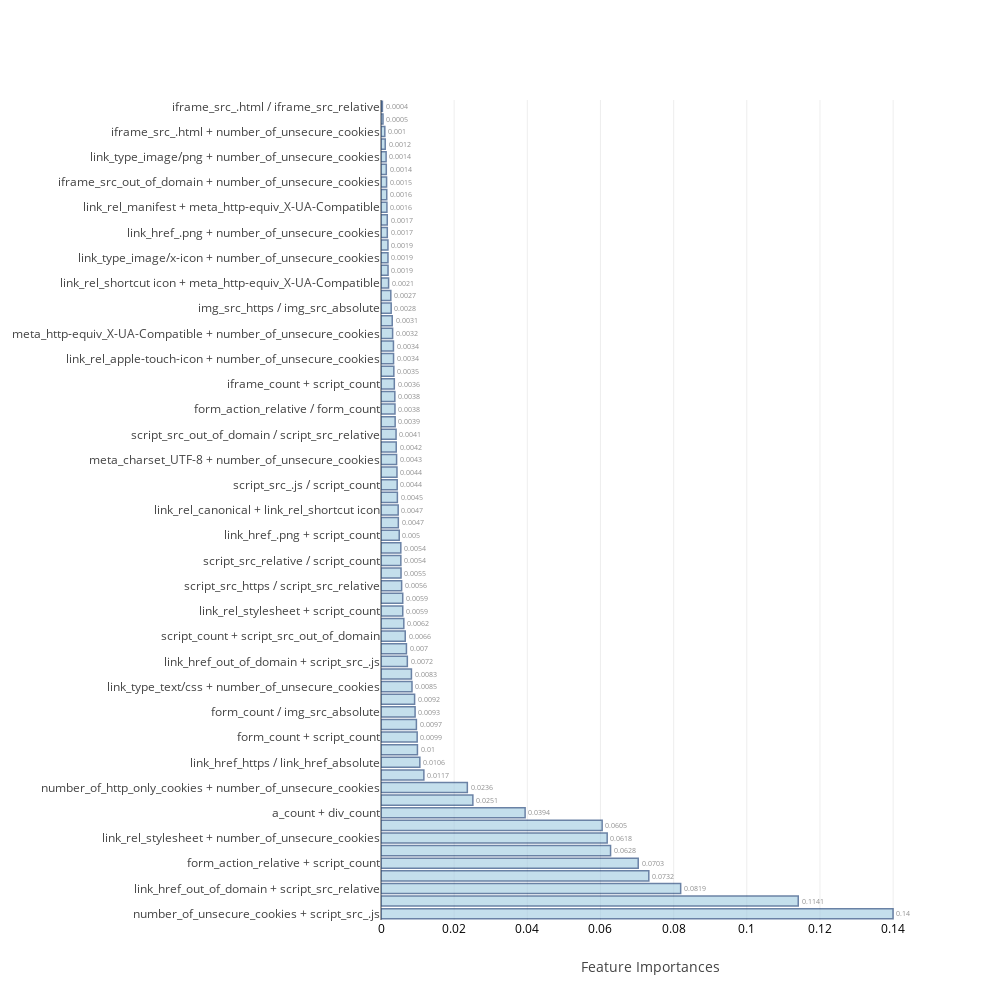

Notebook source saved alongside this figure:
### Code cell
feat_imp=[None]*4
j=0
for i in range(0,8):
    if i>=2 and i<=5:
        model,cm_train,cm_test,acc_train,acc_test,roc_auc,feat_imp[j]=f[i](X_train,Y_train,X_test,Y_test,feature_name)
        j=j+1
    else:
        model,cm_train,cm_test,acc_train,acc_test,roc_auc=f[i](X_train,Y_train,X_test,Y_test)
    table_80_60_train.loc[i]=   ([acc_train,cm_train.TP,cm_train.TN,cm_train.FP,cm_train.FN,cm_train.FPR,cm_train.FNR])
    table_80_60_test.loc[i] =   ([acc_test ,cm_test.TP, cm_test.TN, cm_test.FP, cm_test.FN, cm_test.FPR, cm_test.FNR,roc_auc])
    print("\n")

### Figure 1 — Plotly figure (JSON) as saved in the notebook; plotly's stock layout.template omitted (floating-point values rounded to 4 significant figures)
{"data": [{"marker": {"color": "rgb(158,202,225)", "line": {"color": "rgb(8,48,107)", "width": 1.5}}, "opacity": 0.6, "orientation": "h", "text": [0.14, 0.1141, 0.0819, 0.0732, 0.0703, 0.0628, 0.0618, 0.0605, 0.0394, 0.0251, 0.0236, 0.0117, 0.0106, 0.01, 0.0099, 0.0097, 0.0093, 0.0092, 0.0085, 0.0083, 0.0072, 0.007, 0.0066, 0.0062, 0.0059, 0.0059, 0.0056, 0.0055, 0.0054, 0.0054, 0.005, 0.0047, 0.0047, 0.0045, 0.0044, 0.0044, 0.0043, 0.0042, 0.0041, 0.0039, 0.0038, 0.0038, 0.0036, 0.0035, 0.0034, 0.0034, 0.0032, 0.0031, 0.0028, 0.0027, 0.0021, 0.0019, 0.0019, 0.0019, 0.0017, 0.0017, 0.0016, 0.0016, 0.0015, 0.0014, 0.0014, 0.0012, 0.001, 0.0005, 0.0004], "textposition": "outside", "type": "bar", "uid": "eaf74a3e-8d86-49bc-83e9-1f0d1f829777", "x": [0.14, 0.1141, 0.08192, 0.07321, 0.07031, 0.06276, 0.06183, 0.06046, 0.0394, 0.02511, 0.0236, 0.01172, 0.01062, 0.009959, 0.009889, 0.009678, 0.009318, 0.009186, 0.008471, 0.008318, 0.007197, 0.006954, 0.006623, 0.006238, 0.005948, 0.005942, 0.00564, 0.005475, 0.005427, 0.005418, 0.004983, 0.004737, 0.004697, 0.004477, 0.004424, 0.004369, 0.004263, 0.004162, 0.004116, 0.003868, 0.003822, 0.00378, 0.003641, 0.003508, 0.003433, 0.003404, 0.003173, 0.003072, 0.002785, 0.002683, 0.002076, 0.001928, 0.001909, 0.001904, 0.001723, 0.001711, 0.001618, 0.001574, 0.001528, 0.00145, 0.0014, 0.001156, 0.001044, 0.000543, 0.0003847], "y": ["number_of_unsecure_cookies + script_src_.js", "form_action_relative + number_of_unsecure_cookies", "link_href_out_of_domain + script_src_relative", "link_href_out_of_domain + script_count", "form_action_relative + script_count", "link_rel_stylesheet + script_src_.js", "link_rel_stylesheet + number_of_unsecure_cookies", "link_rel_icon + number_of_unsecure_cookies", "a_count + div_count", "link_href_out_of_domain / link_href_absolute", "number_of_http_only_cookies + number_of_unsecure_cookies", "a_href_https / a_count", "link_href_https / link_href_absolute", "img_src_out_of_domain / img_src_absolute", "form_count + script_count", "script_src_https / script_count", "form_count / img_src_absolute", "link_rel_stylesheet / img_src_absolute", "link_type_text/css + number_of_unsecure_cookies", "link_href_.ico + number_of_unsecure_cookies", "link_href_out_of_domain + script_src_.js", "meta_charset_utf-8 + meta_http-equiv_X-UA-Compatible", "script_count + script_src_out_of_domain", "meta_charset_utf-8 + number_of_unsecure_cookies", "link_rel_stylesheet + script_count", "link_href_.css + number_of_unsecure_cookies", "script_src_https / script_src_relative", "script_src_out_of_domain / script_count", "script_src_relative / script_count", "script_type_text/javascript / script_count", "link_href_.png + script_count", "number_of_unsecure_cookies + script_src_relative", "link_rel_canonical + link_rel_shortcut icon", "number_of_unsecure_cookies + script_count", "script_src_.js / script_count", "script_src_.js / script_src_relative", "meta_charset_UTF-8 + number_of_unsecure_cookies", "iframe_src_relative + number_of_unsecure_cookies", "script_src_out_of_domain / script_src_relative", "number_of_unsecure_cookies", "form_action_relative / form_count", "link_rel_shortcut icon + number_of_unsecure_cookies", "iframe_count + script_count", "number_of_unsecure_cookies + script_src_out_of_domain", "link_rel_apple-touch-icon + number_of_unsecure_cookies", "script_async_true / script_count", "meta_http-equiv_X-UA-Compatible + number_of_unsecure_cookies", "link_href_.ico + link_rel_canonical", "img_src_https / img_src_absolute", "iframe_count + number_of_unsecure_cookies", "link_rel_shortcut icon + meta_http-equiv_X-UA-Compatible", "nav_count + number_of_unsecure_cookies", "link_type_image/x-icon + number_of_unsecure_cookies", "link_href_.png / link_href_absolute", "link_href_.png + number_of_unsecure_cookies", "link_href_.json + number_of_unsecure_cookies", "link_rel_manifest + meta_http-equiv_X-UA-Compatible", "link_rel_canonical + number_of_unsecure_cookies", "iframe_src_out_of_domain + number_of_unsecure_cookies", "iframe_src_https + number_of_unsecure_cookies", "link_type_image/png + number_of_unsecure_cookies", "link_rel_canonical + meta_http-equiv_X-UA-Compatible", "iframe_src_.html + number_of_unsecure_cookies", "link_rel_manifest + number_of_unsecure_cookies", "iframe_src_.html / iframe_src_relative"]}], "layout": {"autosize": false, "height": 1000, "width": 1000, "xaxis": {"tickfont": {"color": "black", "size": 12}, "title": "Feature Importances"}, "yaxis": {"automargin": true}}}
